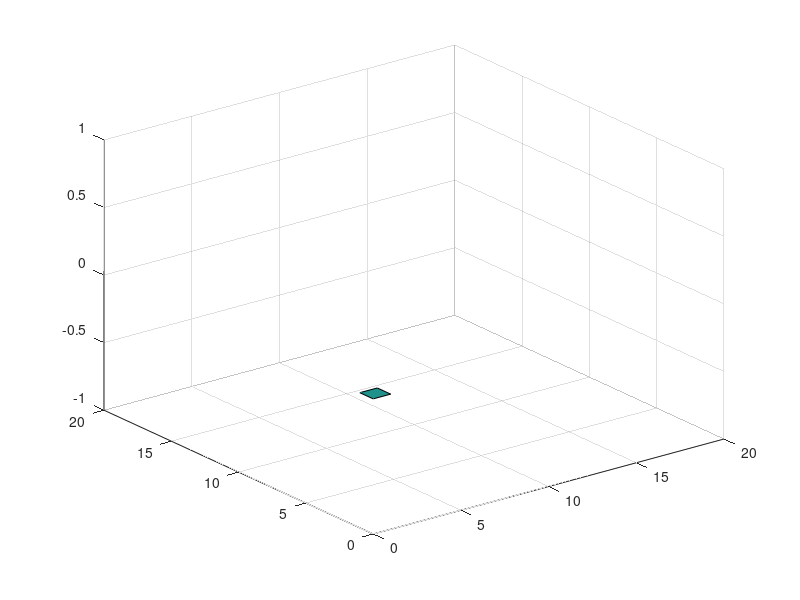

MATLAB code to generate this figure: (Note: this script raises an error after producing the figure.)
%function []=spiralNxM(N,M,freq)

%         <------- N ------>
%         ^ Pix0 Pix1 .....
%         |   .
%         |     .
%         M       .
%         |         .
%         |           .PixN,M

tic;

clear all;clc;close all;

N = 8; 
M = 8;
freq = 250;
rpm = freq*60;

curr_path = pwd;
PATH_input = '/home/netware/users/jpgironruiz/Desktop/Documents/Cadence_analysis/Inputs/';
cd(PATH_input);
nameSignal = strcat('spiral',int2str(N),'X',int2str(M),'_',int2str(freq));
name_folder = strcat(nameSignal,'/');
[s,mess1,mess2]=mkdir(name_folder);
if (~strcmp(mess1,''))
   
    rmdir(name_folder,'s');
    mkdir(name_folder);
end
PATH_input = strcat(PATH_input,nameSignal,'/');
cd(curr_path);
pixel = 0;
start_col = 1;end_Col = N;
start_row = 2;end_row = M;
I0 = 50e-12;
Ich = 100e-12;

state = 0;
quant_pixel = N*M;
Array = I0*ones(M,N);
i = 1;j=1;

T = 1/freq;
delta_time = T/quant_pixel;
vec_time = 0:delta_time:T-delta_time;
len_t=length(vec_time);
t_start=vec_time(1);
t_stop=vec_time(len_t);
samples = 20;

% Only for the plot

X = 0:2*N-1;
Y = 0:2*M-1;
z  = zeros(2*M,2*N);
h = figure(1);
while (pixel < quant_pixel)
   
   z(:,:) = NaN;
   switch state
       
       case 0
           
            % the gradient go to rigth
            if ( j < end_Col)
                Array(i,j) = Ich;
                time = vec_time(pixel+1);
                
                % --- plot ---%
                y1  = i;
                y2  = y1+1;
                x1  = j;
                x2  = x1+1;
                z([y1 y2],[x1 x2]) = time;
                surf(X,Y,z)
                hold on
                grid on
                % --- End plot ---%
                
                j = j + 1;
                pixel = pixel + 1;
                export = true;
            else
                end_Col = end_Col - 1;
                state = 1;
                export = false;
            end
            
       case 1
       
            % The gradient is downing by one column
            if ( i < end_row )
                Array(i,j) = Ich;
                time = vec_time(pixel+1);
                
                % --- plot ---%
                y1  = i;
                y2  = y1+1;
                x1  = j;
                x2  = x1+1;
                z([y1 y2],[x1 x2]) = time;
                surf(X,Y,z)
                hold on
                grid on
                % --- End plot ---%
                
                i = i + 1;
                pixel = pixel + 1;
                export = true;
            else
                end_row = end_row - 1;
                state = 2;
                export = false;
            end
       case 2
           
            % el gradiente esta yendo de derecha a izquierda
            if ( j > start_col)
                Array(i,j) = Ich;
                time = vec_time(pixel+1);
                
                % --- plot ---%
                y1  = i;
                y2  = y1+1;
                x1  = j;
                x2  = x1+1;
                z([y1 y2],[x1 x2]) = time;
                surf(X,Y,z)
                hold on
                grid on
                % --- End plot ---%
                
                j = j - 1;
                pixel = pixel + 1;
                export = true;
            else
                start_col = start_col + 1;
                state = 3;
                export = false;
            end
       case 3
           
           % El gradiente esta subiendo por una columna
           if ( i >= start_row) 
               Array(i,j) = Ich;
               time = vec_time(pixel+1);
               
               % --- plot ---%
               y1  = i;
               y2  = y1+1;
               x1  = j;
               x2  = x1+1;
               z([y1 y2],[x1 x2]) = time;
               surf(X,Y,z)
               hold on
               grid on
               % --- End plot ---%

               
               i = i - 1;
               pixel = pixel + 1;
               export = true;
           else
               i = i + 1;
               j = j + 1;
               start_row = start_row + 1;
               export = false;
               if pixel+1 == quant_pixel
                   
                   state = 4;
               else
                   state = 0;
               end
               
           end
       case 4
           % Left one pixel only!
           Array(i,j) = Ich;
           time = vec_time(pixel+1);
           pixel = pixel + 1;
           export = true;
           % --- plot ---%
           y1  = i;
           y2  = y1+1;
           x1  = j;
           x2  = x1+1;
           z([y1 y2],[x1 x2]) = time;
           surf(X,Y,z)
           hold on
           grid on
           % --- End plot ---%
   end
   % --- Export data ---%

   if (export)
        create_InputSignal(time,delta_time,N,M,samples,Array,nameSignal,PATH_input)
        Array(:,:) = I0;
   end
      
   % --- End expor data ---%
   
   
      
end

%interp1 is used to interpolate the input
interp_InputSignal(PATH_input,nameSignal,quant_pixel,t_start,t_stop,len_t) 

cd(PATH_input)
period = vec_time(length(vec_time))+delta_time-delta_time/samples;
fid = fopen('README.txt','wt');
fprintf(fid,' N %d\n M %d\n T %d \n freq %d (Hz) \n Sample %d \n RPM %d \n',N,M,period,1/period,samples,rpm);
fclose(fid);


colorbar;
set(gca,'xtick',X);
set(gca,'ytick',Y);
xlabel('COLUMNS')
ylabel('ROWS')
zlabel('Time s')
name_title = 'Spiral';
title(name_title)
xlim([0 N])
ylim([0 M])
%saveas(h,strcat(nameSignal,'.fig','.fig'))
saveas(h,strcat(nameSignal,'.png','.png'))
cd(curr_path)
toc;